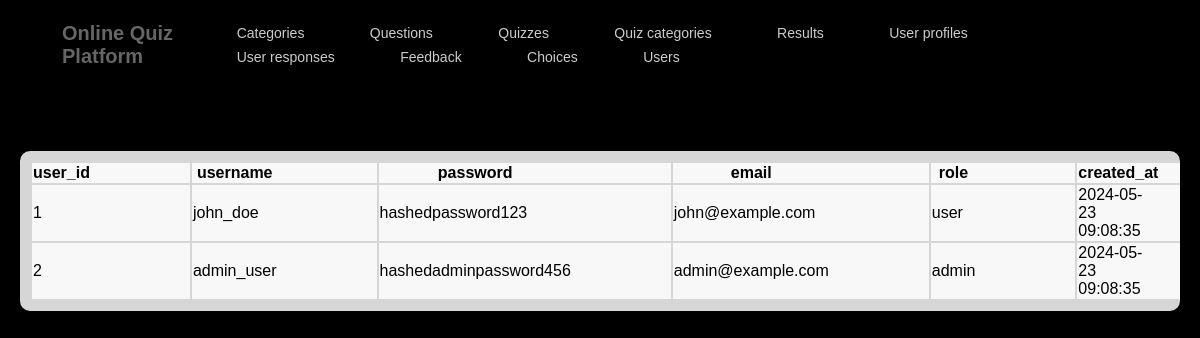
The page /users.php on the database its author committed.
### tables this page shows
CREATE TABLE `users` (
  `user_id` int(11) NOT NULL,
  `username` varchar(50) NOT NULL,
  `password` varchar(255) NOT NULL,
  `email` varchar(100) NOT NULL,
  `role` enum('admin','user') NOT NULL,
  `created_at` timestamp NOT NULL DEFAULT current_timestamp()
);

### users.php (the view, shortened to what this page needs)
<!DOCTYPE html>
<html lang="en">
<head>
    <link rel="stylesheet" href="style.css">
</head>
<header>
        <nav>
            <div class="vertical-container">
                <div class="logo">
                    <p>Online Quiz Platform</p>
                </div>
            </div>
            <ul>
                <div class="vertical-container">
				<li><a href="categories.php">Categories</a></li>
                    <li><a href="questions.php">Questions</a></li>
					<li><a href="quizzes.php">Quizzes</a></li>
                    <li><a href="quizcategories.php">Quiz categories </a></li>
                    <li><a href="results.php">Results</a></li>
                    <li><a href="userprofiles.php">User profiles</a></li>
                    <li><a href="userresponses.php">User responses</a></li>
                    <li><a href="feedback.php">Feedback</a></li>
                    <li><a href="choices.php">Choices</a></li>
                    <li><a href="users.php">Users</a></li>
            </ul>
        </nav>
    </header>
    <section>
		<h4><center>categories</center></h4>
		<div class="container">
		<table>
        <center>
			<thead>
				<tr>
				    <th>user_id</th>
				    <th>username</th>
					<th>password</th>
					<th>email</th>
				    <th>role</th>
					<th>created_at</th>
				</tr>
			</thead>
			<tbody>
				<?php
				$conn = mysqli_connect("localhost", "root", "", "online_quiz_platform");
				$sql = "SELECT * FROM users";
				$result = mysqli_query($conn, $sql);
				if (mysqli_num_rows($result) > 0) {
					while($row = mysqli_fetch_assoc($result)) {
						echo "<tr>";
						echo "<td>" . $row["user_id"] . "</td>";
						echo "<td>" . $row["username"] . "</td>";
						echo "<td>" . $row["password"] . "</td>";
						echo "<td>" . $row["email"] . "</td>";
						echo "<td>" . $row["role"] . "</td>";
						echo "<td>" . $row["created_at"] . "</td>";
						echo "</tr>";
					}
				} else {
					echo "<tr><td colspan='6'>No data available</td></tr>";
				}
				?>
			</tbody>
			</div>
</body>
</html>

### style.css (style rules this page uses)
p { color: #666; }
header { background-color: rgba(0, 0, 0, 0); padding: 2px; }
nav { display: flex; justify-content: space-between; align-items: center; margin-right: 20px; margin-left: 40px; padding: 0 20px; }
nav ul { list-style: none; margin: 0; padding: 0; }
nav li { display: inline-block; margin-right: 1px; padding: 3px 30px; position: relative; }
nav a { text-decoration: none; color: rgba(255, 255, 255, 0.8); font-size: 14px; }
nav li::after { content: ''; height: 3px; width: 0; background: #20dbbc; position: absolute; left: 0; bottom: -3px; transition: width 0.3s; }
.logo { font-size: 20px; color: rgb(6, 6, 6); font-weight: bold; }
th, td { padding-right: 100px; background-color: rgba(255, 255, 255, 0.84); }
.container { background-color: rgba(255, 255, 255, 0.84); padding: 10px; margin: 20px; border-radius: 10px; backdrop-filter: blur(3px); overflow: auto; transition: background-color 0.2s ease; }

### rows shown on the page
users: user_id "1", username "john_doe", password "hashedpassword123", email "john@example.com", role "user", created_at "2024-05-23 09:08:35"
users: user_id "2", username "admin_user", password "hashedadminpassword456", email "admin@example.com", role "admin", created_at "2024-05-23 09:08:35"
